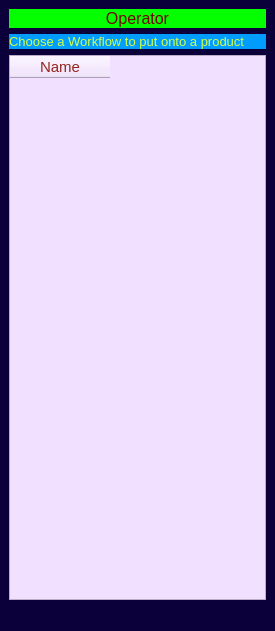
<?xml version="1.0" encoding="UTF-8"?>
<ui version="4.0">
 <class>MainWindow</class>
 <widget class="QMainWindow" name="MainWindow">
  <property name="geometry">
   <rect>
    <x>0</x>
    <y>0</y>
    <width>275</width>
    <height>631</height>
   </rect>
  </property>
  <property name="windowTitle">
   <string>MainWindow</string>
  </property>
  <property name="styleSheet">
   <string notr="true">background-color:rgb(11, 0, 57);</string>
  </property>
  <widget class="QWidget" name="centralwidget">
   <layout class="QVBoxLayout" name="verticalLayout">
    <item>
     <widget class="QLabel" name="label_user_type_workflow_choosing">
      <property name="styleSheet">
       <string notr="true">background-color:rgb(4, 255, 0);color:rgb(117, 2, 2);font-size:12pt;</string>
      </property>
      <property name="text">
       <string>Operator</string>
      </property>
      <property name="alignment">
       <set>Qt::AlignCenter</set>
      </property>
     </widget>
    </item>
    <item>
     <widget class="QLabel" name="label">
      <property name="styleSheet">
       <string notr="true">background-color:rgb(0, 157, 255);color:rgb(212, 255, 70);font-size:10pt;
</string>
      </property>
      <property name="text">
       <string>Choose a Workflow to put onto a product</string>
      </property>
     </widget>
    </item>
    <item>
     <widget class="QTableWidget" name="tw_wf_choosing">
      <property name="sizePolicy">
       <sizepolicy hsizetype="MinimumExpanding" vsizetype="Expanding">
        <horstretch>0</horstretch>
        <verstretch>0</verstretch>
       </sizepolicy>
      </property>
      <property name="minimumSize">
       <size>
        <width>100</width>
        <height>0</height>
       </size>
      </property>
      <property name="styleSheet">
       <string notr="true">color: rgb(149, 38, 30); background-color: rgb(241, 224, 255);font-size:11pt;</string>
      </property>
      <property name="sizeAdjustPolicy">
       <enum>QAbstractScrollArea::AdjustToContents</enum>
      </property>
      <column>
       <property name="text">
        <string>Name</string>
       </property>
       <property name="background">
        <color>
         <red>0</red>
         <green>80</green>
         <blue>84</blue>
        </color>
       </property>
      </column>
     </widget>
    </item>
   </layout>
  </widget>
  <widget class="QMenuBar" name="menubar">
   <property name="geometry">
    <rect>
     <x>0</x>
     <y>0</y>
     <width>275</width>
     <height>22</height>
    </rect>
   </property>
  </widget>
  <widget class="QStatusBar" name="statusbar"/>
 </widget>
 <resources/>
 <connections/>
</ui>
